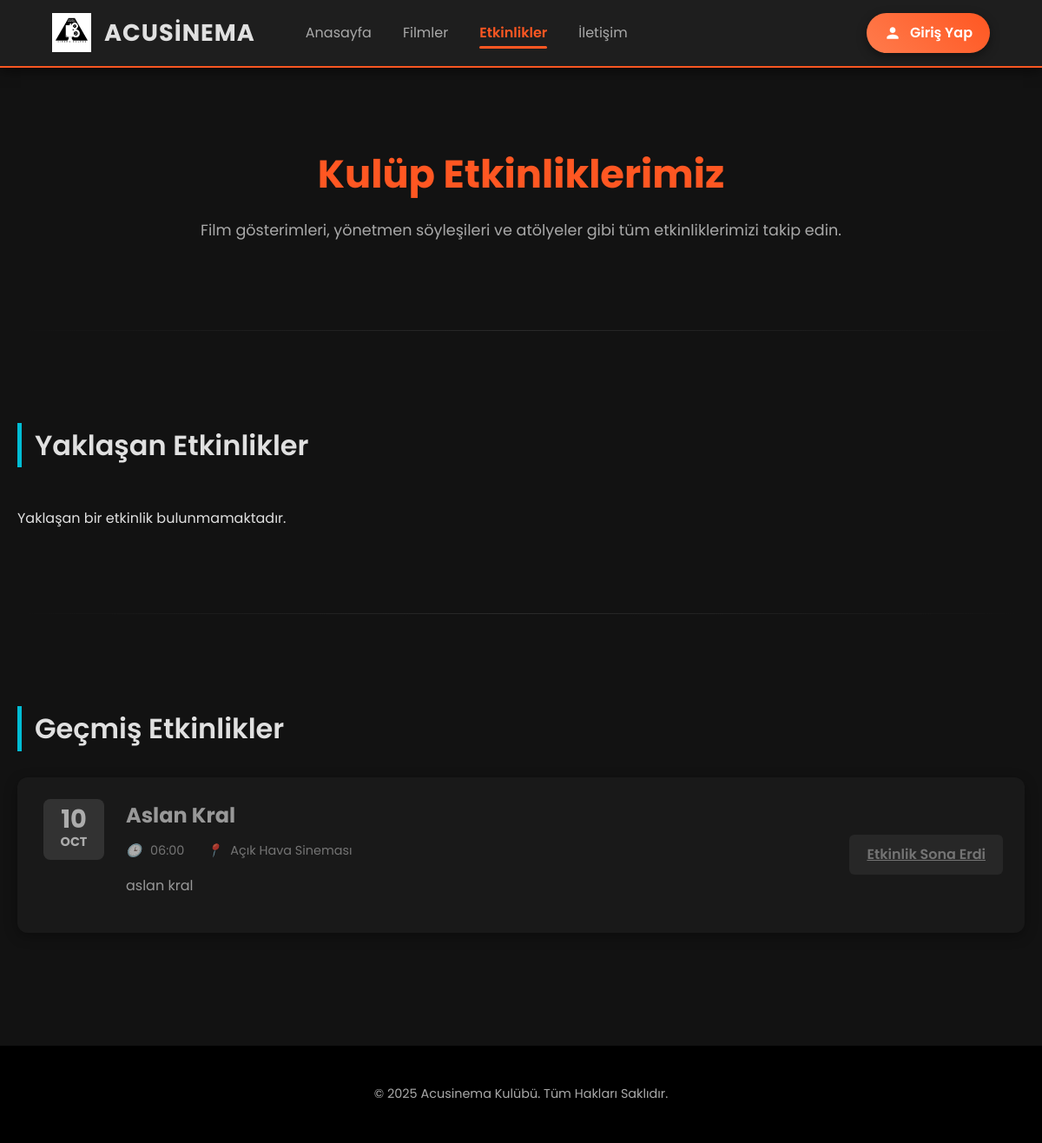
The app's page /etkinlikler/, older data.
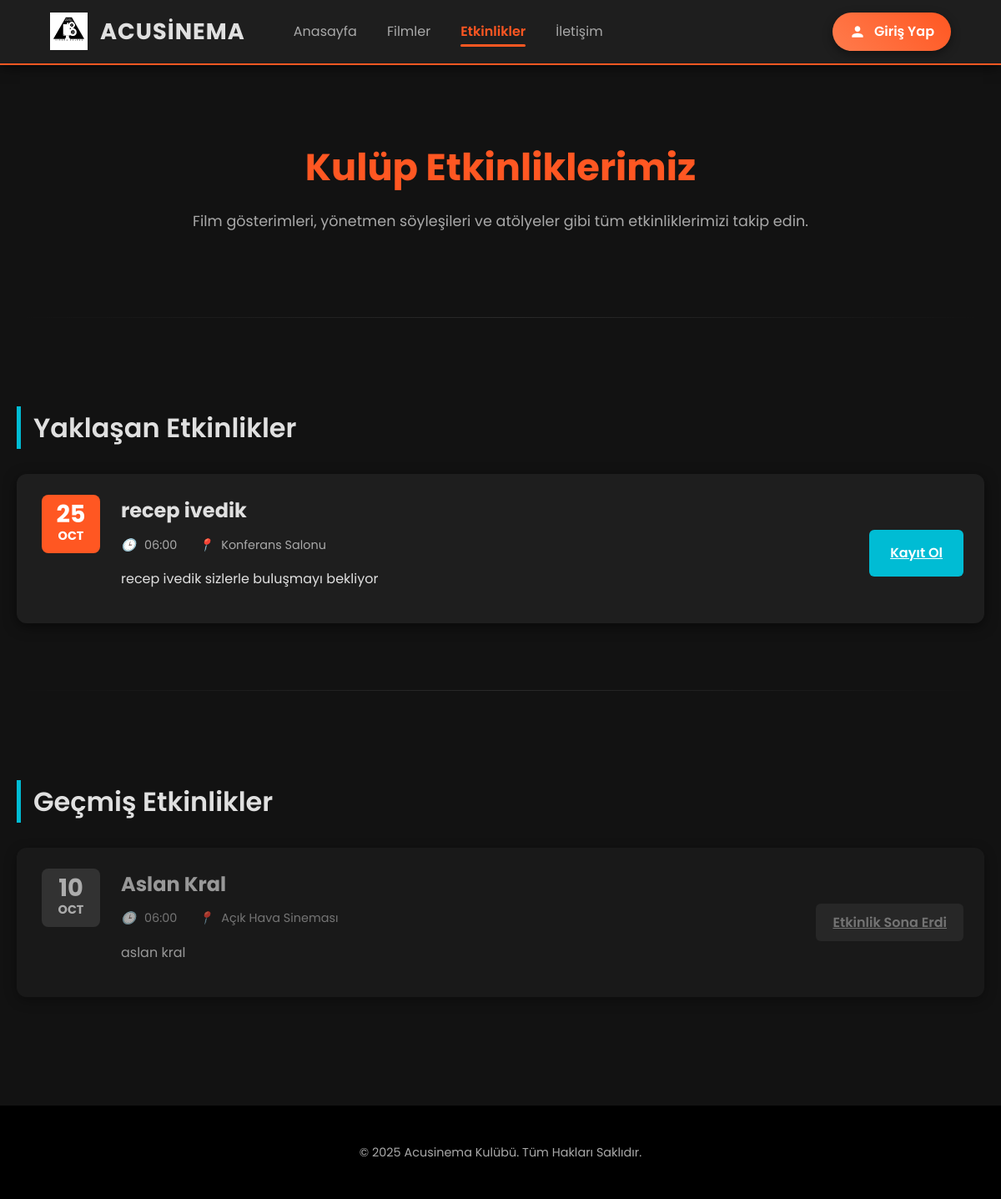
The same page, newer data.
### core/models.py (models this page shows, shortened)
class Event(models.Model):
    LOCATION_CHOICES = [
        ('K_SALONU', 'Konferans Salonu'),
        ('ACIK_HAVA', 'Açık Hava Sineması'),
    ]
    title = models.CharField("Etkinlik Başlığı", max_length=200)
    slug = models.SlugField(max_length=250, unique=True, blank=True)
    description = models.TextField("Açıklama")
    event_date = models.DateTimeField("Etkinlik Tarihi ve Saati")
    location = models.CharField("Konum", max_length=10, choices=LOCATION_CHOICES, default='K_SALONU')
    created_at = models.DateTimeField(auto_now_add=True)
    class Meta:
        verbose_name = "Etkinlik"
        verbose_name_plural = "Etkinlikler"
        ordering = ['event_date']

### core/views.py (the view)
# urls.py: path('etkinlikler/', core_views.etkinlikler_sayfasi, name='etkinlikler'),
def etkinlikler_sayfasi(request):
    now = timezone.now()
    upcoming_events = Event.objects.filter(event_date__gte=now).order_by('event_date')
    past_events = Event.objects.filter(event_date__lt=now).order_by('-event_date')
    context = {
        'upcoming_events': upcoming_events,
        'past_events': past_events,
    }
    return render(request, 'etkinlikler.html', context)

### templates/etkinlikler.html (shortened to what this page needs)
{% extends "base.html" %}
{% load static %}
{% block extra_css %}
    <link rel="stylesheet" href="{% static 'etkinlikler.css' %}">
{% endblock %}
{% block content %}
    <main class="main-content-wrapper">
        <section class="section section--welcome">
            <h1 class="heading-primary">Kulüp Etkinliklerimiz</h1>
            <p class="text-lead">
                Film gösterimleri, yönetmen söyleşileri ve atölyeler gibi tüm etkinliklerimizi takip edin.
            </p>
        </section>
        <hr class="divider">
        <section class="section">
            <h2 class="heading-secondary">Yaklaşan Etkinlikler</h2>
            <div class="events-list">
                {% if upcoming_events %}
                    {% for event in upcoming_events %}
                    <article class="event-card">
                        <div class="event-date">
                            <span class="day">{{ event.event_date|date:"d" }}</span>
                            <span class="month">{{ event.event_date|date:"b"|upper }}</span>
                        </div>
                        <div class="event-content">
                            <h3 class="event-title">{{ event.title }}</h3>
                            <div class="event-meta">
                                <span><i class="icon-time"></i>{{ event.event_date|date:"H:i" }}</span>
                                <span><i class="icon-location"></i>{{ event.get_location_display }}</span>
                            </div>
                            <p class="event-description">{{ event.description|linebreaks }}</p>
                        </div>
                        <div class="event-action">
                            <a href="#" class="btn">Kayıt Ol</a>
                        </div>
                    </article>
                    {% endfor %}
                {% else %}
                    <p>Yaklaşan bir etkinlik bulunmamaktadır.</p>
                {% endif %}
            </div>
        </section>
        <hr class="divider">
        <section class="section">
            <h2 class="heading-secondary">Geçmiş Etkinlikler</h2>
            <div class="events-list past-events">
                {% if past_events %}
                    {% for event in past_events %}
                    <article class="event-card">
                        <div class="event-date">
                            <span class="day">{{ event.event_date|date:"d" }}</span>
                            <span class="month">{{ event.event_date|date:"b"|upper }}</span>
                        </div>
                        <div class="event-content">
                            <h3 class="event-title">{{ event.title }}</h3>
                            <div class="event-meta">
                                <span><i class="icon-time"></i>{{ event.event_date|date:"H:i" }}</span>
                                <span><i class="icon-location"></i>{{ event.get_location_display }}</span>
                            </div>
                            <p class="event-description">{{ event.description|linebreaks }}</p>
                        </div>
                        <div class="event-action">
                            <a href="#" class="btn-secondary">Etkinlik Sona Erdi</a>
                        </div>
                    </article>
                    {% endfor %}
                {% else %}
                    <p>Henüz tamamlanmış bir etkinlik bulunmamaktadır.</p>
                {% endif %}
            </div>
        </section>
    </main>
{% endblock %}

Row changes from the older to the newer data that the page shows:
added Event: event_date "25", event_date "OCT", title "recep ivedik", event_date "06:00", location "Konferans Salonu", description "recep ivedik sizlerle buluşmayı bekliyor", shown under "Yaklaşan Etkinlikler"
Text that changed along with them:
text no longer shown: "Yaklaşan bir etkinlik bulunmamaktadır."
